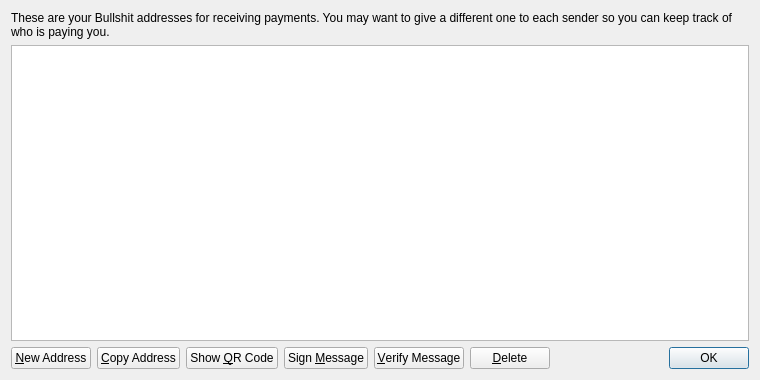
<?xml version="1.0" encoding="UTF-8"?>
<ui version="4.0">
 <class>AddressBookPage</class>
 <widget class="QWidget" name="AddressBookPage">
  <property name="geometry">
   <rect>
    <x>0</x>
    <y>0</y>
    <width>760</width>
    <height>380</height>
   </rect>
  </property>
  <property name="windowTitle">
   <string>Address Book</string>
  </property>
  <layout class="QVBoxLayout" name="verticalLayout">
   <item>
    <widget class="QLabel" name="labelExplanation">
     <property name="text">
      <string>These are your Bullshit addresses for receiving payments. You may want to give a different one to each sender so you can keep track of who is paying you.</string>
     </property>
     <property name="textFormat">
      <enum>Qt::PlainText</enum>
     </property>
     <property name="wordWrap">
      <bool>true</bool>
     </property>
    </widget>
   </item>
   <item>
    <widget class="QTableView" name="tableView">
     <property name="contextMenuPolicy">
      <enum>Qt::CustomContextMenu</enum>
     </property>
     <property name="toolTip">
      <string>Double-click to edit address or label</string>
     </property>
     <property name="tabKeyNavigation">
      <bool>false</bool>
     </property>
     <property name="alternatingRowColors">
      <bool>true</bool>
     </property>
     <property name="selectionMode">
      <enum>QAbstractItemView::SingleSelection</enum>
     </property>
     <property name="selectionBehavior">
      <enum>QAbstractItemView::SelectRows</enum>
     </property>
     <property name="sortingEnabled">
      <bool>true</bool>
     </property>
     <attribute name="verticalHeaderVisible">
      <bool>false</bool>
     </attribute>
    </widget>
   </item>
   <item>
    <layout class="QHBoxLayout" name="horizontalLayout">
     <item>
      <widget class="QPushButton" name="newAddressButton">
       <property name="toolTip">
        <string>Create a new address</string>
       </property>
       <property name="text">
        <string>&amp;New Address</string>
       </property>
       <property name="icon">
        <iconset resource="../bitcoin.qrc">
         <normaloff>:/icons/add</normaloff>:/icons/add</iconset>
       </property>
      </widget>
     </item>
     <item>
      <widget class="QPushButton" name="copyToClipboard">
       <property name="toolTip">
        <string>Copy the currently selected address to the system clipboard</string>
       </property>
       <property name="text">
        <string>&amp;Copy Address</string>
       </property>
       <property name="icon">
        <iconset resource="../bitcoin.qrc">
         <normaloff>:/icons/editcopy</normaloff>:/icons/editcopy</iconset>
       </property>
      </widget>
     </item>
     <item>
      <widget class="QPushButton" name="showQRCode">
       <property name="text">
        <string>Show &amp;QR Code</string>
       </property>
       <property name="icon">
        <iconset resource="../bitcoin.qrc">
         <normaloff>:/icons/qrcode</normaloff>:/icons/qrcode</iconset>
       </property>
      </widget>
     </item>
     <item>
      <widget class="QPushButton" name="signMessage">
       <property name="toolTip">
        <string>Sign a message to prove you own a Bullshit address</string>
       </property>
       <property name="text">
        <string>Sign &amp;Message</string>
       </property>
       <property name="icon">
        <iconset resource="../bitcoin.qrc">
         <normaloff>:/icons/edit</normaloff>:/icons/edit</iconset>
       </property>
      </widget>
     </item>
     <item>
      <widget class="QPushButton" name="verifyMessage">
       <property name="toolTip">
        <string>Verify a message to ensure it was signed with a specified Bullshit address</string>
       </property>
       <property name="text">
        <string>&amp;Verify Message</string>
       </property>
       <property name="icon">
        <iconset resource="../bitcoin.qrc">
         <normaloff>:/icons/transaction_0</normaloff>:/icons/transaction_0</iconset>
       </property>
      </widget>
     </item>
     <item>
      <widget class="QPushButton" name="deleteButton">
       <property name="toolTip">
        <string>Delete the currently selected address from the list</string>
       </property>
       <property name="text">
        <string>&amp;Delete</string>
       </property>
       <property name="icon">
        <iconset resource="../bitcoin.qrc">
         <normaloff>:/icons/remove</normaloff>:/icons/remove</iconset>
       </property>
      </widget>
     </item>
     <item>
      <spacer name="horizontalSpacer">
       <property name="orientation">
        <enum>Qt::Horizontal</enum>
       </property>
       <property name="sizeHint" stdset="0">
        <size>
         <width>40</width>
         <height>20</height>
        </size>
       </property>
      </spacer>
     </item>
     <item>
      <widget class="QDialogButtonBox" name="buttonBox">
       <property name="sizePolicy">
        <sizepolicy hsizetype="Maximum" vsizetype="Fixed">
         <horstretch>0</horstretch>
         <verstretch>0</verstretch>
        </sizepolicy>
       </property>
       <property name="standardButtons">
        <set>QDialogButtonBox::Ok</set>
       </property>
      </widget>
     </item>
    </layout>
   </item>
  </layout>
 </widget>
 <resources>
  <include location="../bitcoin.qrc"/>
 </resources>
 <connections/>
</ui>
